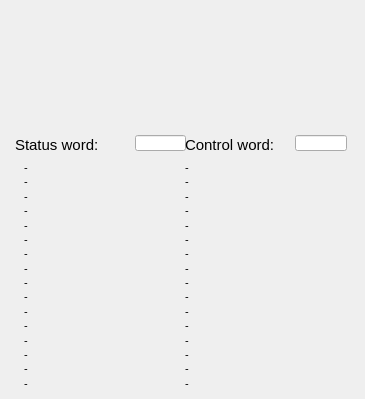
   <widget class="QWidget" name="tab_2">
    <attribute name="title">
     <string>Control/Status</string>
    </attribute>
    <widget class="caLineEdit" name="calineedit_5">
     <property name="geometry">
      <rect>
       <x>135</x>
       <y>135</y>
       <width>51</width>
       <height>16</height>
      </rect>
     </property>
     <property name="font">
      <font>
       <family>Monospace</family>
       <pointsize>10</pointsize>
       <stylestrategy>PreferDefault</stylestrategy>
      </font>
     </property>
     <property name="channel" stdset="0">
      <string notr="true">$(IOC):m$(MasterID)s$(SlaveID)-AI0$(ID)-Stat</string>
     </property>
     <property name="background">
      <color alpha="0">
       <red>160</red>
       <green>160</green>
       <blue>164</blue>
      </color>
     </property>
     <property name="colorMode">
      <enum>caLineEdit::Static</enum>
     </property>
     <property name="precisionMode">
      <enum>caLineEdit::Channel</enum>
     </property>
     <property name="unitsEnabled">
      <bool>true</bool>
     </property>
    </widget>
    <widget class="caByte" name="cabyte_2">
     <property name="geometry">
      <rect>
       <x>305</x>
       <y>160</y>
       <width>20</width>
       <height>230</height>
      </rect>
     </property>
     <property name="font">
      <font>
       <pointsize>9</pointsize>
      </font>
     </property>
     <property name="toolTip">
      <string>&lt;html&gt;&lt;head/&gt;&lt;body&gt;&lt;p&gt;&lt;span style=&quot; font-family:'sans-serif';&quot;&gt;Bit 0: Ready to switch on &lt;/span&gt;&lt;/p&gt;&lt;p&gt;&lt;span style=&quot; font-family:'sans-serif';&quot;&gt;Bit 1: Switched on &lt;/span&gt;&lt;/p&gt;&lt;p&gt;&lt;span style=&quot; font-family:'sans-serif';&quot;&gt;Bit 2: Operation enabled &lt;/span&gt;&lt;/p&gt;&lt;p&gt;&lt;span style=&quot; font-family:'sans-serif';&quot;&gt;Bit 3: Fault &lt;/span&gt;&lt;/p&gt;&lt;p&gt;&lt;span style=&quot; font-family:'sans-serif';&quot;&gt;Bit 4: reserved &lt;/span&gt;&lt;/p&gt;&lt;p&gt;&lt;span style=&quot; font-family:'sans-serif';&quot;&gt;Bit 5: Quick stop (inverse) &lt;/span&gt;&lt;/p&gt;&lt;p&gt;&lt;span style=&quot; font-family:'sans-serif';&quot;&gt;Bit 6: Switch on disabled &lt;/span&gt;&lt;/p&gt;&lt;p&gt;&lt;span style=&quot; font-family:'sans-serif';&quot;&gt;Bit 7: Warning &lt;/span&gt;&lt;/p&gt;&lt;p&gt;&lt;span style=&quot; font-family:'sans-serif';&quot;&gt;Bit 8 + 9: reserved &lt;/span&gt;&lt;/p&gt;&lt;p&gt;&lt;span style=&quot; font-family:'sans-serif';&quot;&gt;Bit 10: TxPDOToggle (selection/deselection via 0x8010:01) &lt;/span&gt;&lt;/p&gt;&lt;p&gt;&lt;span style=&quot; font-family:'sans-serif';&quot;&gt;Bit 11: Internal limit active &lt;/span&gt;&lt;/p&gt;&lt;p&gt;&lt;span style=&quot; font-family:'sans-serif';&quot;&gt;Bit 12: (Target value ignored) &lt;/span&gt;&lt;/p&gt;&lt;p&gt;&lt;span style=&quot; font-family:'sans-serif';&quot;&gt;Bit 13 - 15: reserved&lt;/span&gt;&lt;/p&gt;&lt;/body&gt;&lt;/html&gt;</string>
     </property>
     <property name="channel" stdset="0">
      <string notr="true">$(IOC):m$(MasterID)s$(SlaveID)-AI0$(ID)-Ctrl-RB</string>
     </property>
     <property name="endBit">
      <number>15</number>
     </property>
    </widget>
    <widget class="QSplitter" name="splitter_2">
     <property name="geometry">
      <rect>
       <x>185</x>
       <y>160</y>
       <width>111</width>
       <height>230</height>
      </rect>
     </property>
     <property name="orientation">
      <enum>Qt::Vertical</enum>
     </property>
     <property name="handleWidth">
      <number>0</number>
     </property>
     <widget class="caLabel" name="calabel_36">
      <property name="sizePolicy">
       <sizepolicy hsizetype="Fixed" vsizetype="Fixed">
        <horstretch>0</horstretch>
        <verstretch>0</verstretch>
       </sizepolicy>
      </property>
      <property name="font">
       <font>
        <pointsize>8</pointsize>
       </font>
      </property>
      <property name="text">
       <string>-</string>
      </property>
     </widget>
     <widget class="caLabel" name="calabel_46">
      <property name="font">
       <font>
        <pointsize>8</pointsize>
       </font>
      </property>
      <property name="text">
       <string>-</string>
      </property>
     </widget>
     <widget class="caLabel" name="calabel_44">
      <property name="sizePolicy">
       <sizepolicy hsizetype="Fixed" vsizetype="Fixed">
        <horstretch>0</horstretch>
        <verstretch>0</verstretch>
       </sizepolicy>
      </property>
      <property name="font">
       <font>
        <pointsize>8</pointsize>
       </font>
      </property>
      <property name="text">
       <string>-</string>
      </property>
     </widget>
     <widget class="caLabel" name="calabel_43">
      <property name="sizePolicy">
       <sizepolicy hsizetype="Fixed" vsizetype="Fixed">
        <horstretch>0</horstretch>
        <verstretch>0</verstretch>
       </sizepolicy>
      </property>
      <property name="font">
       <font>
        <pointsize>8</pointsize>
       </font>
      </property>
      <property name="text">
       <string>-</string>
      </property>
     </widget>
     <widget class="caLabel" name="calabel_35">
      <property name="sizePolicy">
       <sizepolicy hsizetype="Fixed" vsizetype="Fixed">
        <horstretch>0</horstretch>
        <verstretch>0</verstretch>
       </sizepolicy>
      </property>
      <property name="font">
       <font>
        <pointsize>8</pointsize>
       </font>
      </property>
      <property name="text">
       <string>-</string>
      </property>
     </widget>
     <widget class="caLabel" name="calabel_48">
      <property name="sizePolicy">
       <sizepolicy hsizetype="Fixed" vsizetype="Fixed">
        <horstretch>0</horstretch>
        <verstretch>0</verstretch>
       </sizepolicy>
      </property>
      <property name="font">
       <font>
        <pointsize>8</pointsize>
       </font>
      </property>
      <property name="text">
       <string>-</string>
      </property>
     </widget>
     <widget class="caLabel" name="calabel_33">
      <property name="sizePolicy">
       <sizepolicy hsizetype="Fixed" vsizetype="Fixed">
        <horstretch>0</horstretch>
        <verstretch>0</verstretch>
       </sizepolicy>
      </property>
      <property name="font">
       <font>
        <pointsize>8</pointsize>
       </font>
      </property>
      <property name="text">
       <string>-</string>
      </property>
     </widget>
     <widget class="caLabel" name="calabel_47">
      <property name="sizePolicy">
       <sizepolicy hsizetype="Fixed" vsizetype="Fixed">
        <horstretch>0</horstretch>
        <verstretch>0</verstretch>
       </sizepolicy>
      </property>
      <property name="font">
       <font>
        <pointsize>8</pointsize>
       </font>
      </property>
      <property name="text">
       <string>-</string>
      </property>
     </widget>
     <widget class="caLabel" name="calabel_42">
      <property name="sizePolicy">
       <sizepolicy hsizetype="Fixed" vsizetype="Fixed">
        <horstretch>0</horstretch>
        <verstretch>0</verstretch>
       </sizepolicy>
      </property>
      <property name="font">
       <font>
        <pointsize>8</pointsize>
       </font>
      </property>
      <property name="text">
       <string>-</string>
      </property>
     </widget>
     <widget class="caLabel" name="calabel_34">
      <property name="sizePolicy">
       <sizepolicy hsizetype="Fixed" vsizetype="Fixed">
        <horstretch>0</horstretch>
        <verstretch>0</verstretch>
       </sizepolicy>
      </property>
      <property name="font">
       <font>
        <pointsize>8</pointsize>
       </font>
      </property>
      <property name="text">
       <string>-</string>
      </property>
     </widget>
     <widget class="caLabel" name="calabel_38">
      <property name="sizePolicy">
       <sizepolicy hsizetype="Fixed" vsizetype="Fixed">
        <horstretch>0</horstretch>
        <verstretch>0</verstretch>
       </sizepolicy>
      </property>
      <property name="font">
       <font>
        <pointsize>8</pointsize>
       </font>
      </property>
      <property name="text">
       <string>-</string>
      </property>
     </widget>
     <widget class="caLabel" name="calabel_37">
      <property name="sizePolicy">
       <sizepolicy hsizetype="Fixed" vsizetype="Fixed">
        <horstretch>0</horstretch>
        <verstretch>0</verstretch>
       </sizepolicy>
      </property>
      <property name="font">
       <font>
        <pointsize>8</pointsize>
       </font>
      </property>
      <property name="text">
       <string>-</string>
      </property>
     </widget>
     <widget class="caLabel" name="calabel_41">
      <property name="sizePolicy">
       <sizepolicy hsizetype="Fixed" vsizetype="Fixed">
        <horstretch>0</horstretch>
        <verstretch>0</verstretch>
       </sizepolicy>
      </property>
      <property name="font">
       <font>
        <pointsize>8</pointsize>
       </font>
      </property>
      <property name="text">
       <string>-</string>
      </property>
     </widget>
     <widget class="caLabel" name="calabel_32">
      <property name="sizePolicy">
       <sizepolicy hsizetype="Fixed" vsizetype="Fixed">
        <horstretch>0</horstretch>
        <verstretch>0</verstretch>
       </sizepolicy>
      </property>
      <property name="font">
       <font>
        <pointsize>8</pointsize>
       </font>
      </property>
      <property name="text">
       <string>-</string>
      </property>
     </widget>
     <widget class="caLabel" name="calabel_39">
      <property name="sizePolicy">
       <sizepolicy hsizetype="Fixed" vsizetype="Fixed">
        <horstretch>0</horstretch>
        <verstretch>0</verstretch>
       </sizepolicy>
      </property>
      <property name="font">
       <font>
        <pointsize>8</pointsize>
       </font>
      </property>
      <property name="text">
       <string>-</string>
      </property>
     </widget>
     <widget class="caLabel" name="calabel_40">
      <property name="sizePolicy">
       <sizepolicy hsizetype="Fixed" vsizetype="Fixed">
        <horstretch>0</horstretch>
        <verstretch>0</verstretch>
       </sizepolicy>
      </property>
      <property name="font">
       <font>
        <pointsize>8</pointsize>
       </font>
      </property>
      <property name="text">
       <string>-</string>
      </property>
     </widget>
    </widget>
    <widget class="caLineEdit" name="calineedit_6">
     <property name="geometry">
      <rect>
       <x>295</x>
       <y>135</y>
       <width>52</width>
       <height>16</height>
      </rect>
     </property>
     <property name="font">
      <font>
       <family>Monospace</family>
       <pointsize>10</pointsize>
       <stylestrategy>PreferDefault</stylestrategy>
      </font>
     </property>
     <property name="channel" stdset="0">
      <string notr="true">$(IOC):m$(MasterID)s$(SlaveID)-AI0$(ID)-Ctrl</string>
     </property>
     <property name="background">
      <color alpha="0">
       <red>160</red>
       <green>160</green>
       <blue>164</blue>
      </color>
     </property>
     <property name="colorMode">
      <enum>caLineEdit::Static</enum>
     </property>
     <property name="precisionMode">
      <enum>caLineEdit::Channel</enum>
     </property>
     <property name="unitsEnabled">
      <bool>true</bool>
     </property>
    </widget>
    <widget class="QSplitter" name="splitter">
     <property name="geometry">
      <rect>
       <x>24</x>
       <y>160</y>
       <width>111</width>
       <height>230</height>
      </rect>
     </property>
     <property name="font">
      <font>
       <pointsize>7</pointsize>
      </font>
     </property>
     <property name="lineWidth">
      <number>0</number>
     </property>
     <property name="orientation">
      <enum>Qt::Vertical</enum>
     </property>
     <property name="handleWidth">
      <number>0</number>
     </property>
     <widget class="caLabel" name="calabel_16">
      <property name="sizePolicy">
       <sizepolicy hsizetype="Fixed" vsizetype="Fixed">
        <horstretch>0</horstretch>
        <verstretch>0</verstretch>
       </sizepolicy>
      </property>
      <property name="font">
       <font>
        <pointsize>8</pointsize>
        <kerning>false</kerning>
       </font>
      </property>
      <property name="text">
       <string>-</string>
      </property>
     </widget>
     <widget class="caLabel" name="calabel_15">
      <property name="sizePolicy">
       <sizepolicy hsizetype="Fixed" vsizetype="Fixed">
        <horstretch>0</horstretch>
        <verstretch>0</verstretch>
       </sizepolicy>
      </property>
      <property name="font">
       <font>
        <pointsize>8</pointsize>
        <kerning>false</kerning>
       </font>
      </property>
      <property name="text">
       <string>-</string>
      </property>
     </widget>
     <widget class="caLabel" name="calabel_17">
      <property name="sizePolicy">
       <sizepolicy hsizetype="Fixed" vsizetype="Fixed">
        <horstretch>0</horstretch>
        <verstretch>0</verstretch>
       </sizepolicy>
      </property>
      <property name="font">
       <font>
        <pointsize>8</pointsize>
        <kerning>false</kerning>
       </font>
      </property>
      <property name="text">
       <string>-</string>
      </property>
     </widget>
     <widget class="caLabel" name="calabel_18">
      <property name="sizePolicy">
       <sizepolicy hsizetype="Fixed" vsizetype="Fixed">
        <horstretch>0</horstretch>
        <verstretch>0</verstretch>
       </sizepolicy>
      </property>
      <property name="font">
       <font>
        <pointsize>8</pointsize>
        <kerning>false</kerning>
       </font>
      </property>
      <property name="text">
       <string>-</string>
      </property>
     </widget>
     <widget class="caLabel" name="calabel_19">
      <property name="sizePolicy">
       <sizepolicy hsizetype="Fixed" vsizetype="Fixed">
        <horstretch>0</horstretch>
        <verstretch>0</verstretch>
       </sizepolicy>
      </property>
      <property name="font">
       <font>
        <pointsize>8</pointsize>
        <kerning>false</kerning>
       </font>
      </property>
      <property name="text">
       <string>-</string>
      </property>
     </widget>
     <widget class="caLabel" name="calabel_20">
      <property name="sizePolicy">
       <sizepolicy hsizetype="Fixed" vsizetype="Fixed">
        <horstretch>0</horstretch>
        <verstretch>0</verstretch>
       </sizepolicy>
      </property>
      <property name="font">
       <font>
        <pointsize>8</pointsize>
        <kerning>false</kerning>
       </font>
      </property>
      <property name="text">
       <string>-</string>
      </property>
     </widget>
     <widget class="caLabel" name="calabel_22">
      <property name="sizePolicy">
       <sizepolicy hsizetype="Fixed" vsizetype="Fixed">
        <horstretch>0</horstretch>
        <verstretch>0</verstretch>
       </sizepolicy>
      </property>
      <property name="font">
       <font>
        <pointsize>8</pointsize>
        <kerning>false</kerning>
       </font>
      </property>
      <property name="text">
       <string>-</string>
      </property>
     </widget>
     <widget class="caLabel" name="calabel_21">
      <property name="sizePolicy">
       <sizepolicy hsizetype="Fixed" vsizetype="Fixed">
        <horstretch>0</horstretch>
        <verstretch>0</verstretch>
       </sizepolicy>
      </property>
      <property name="font">
       <font>
        <pointsize>8</pointsize>
        <kerning>false</kerning>
       </font>
      </property>
      <property name="text">
       <string>-</string>
      </property>
     </widget>
     <widget class="caLabel" name="calabel_23">
      <property name="sizePolicy">
       <sizepolicy hsizetype="Fixed" vsizetype="Fixed">
        <horstretch>0</horstretch>
        <verstretch>0</verstretch>
       </sizepolicy>
      </property>
      <property name="font">
       <font>
        <pointsize>8</pointsize>
        <kerning>false</kerning>
       </font>
      </property>
      <property name="text">
       <string>-</string>
      </property>
     </widget>
     <widget class="caLabel" name="calabel_27">
      <property name="sizePolicy">
       <sizepolicy hsizetype="Fixed" vsizetype="Fixed">
        <horstretch>0</horstretch>
        <verstretch>0</verstretch>
       </sizepolicy>
      </property>
      <property name="font">
       <font>
        <pointsize>8</pointsize>
        <kerning>false</kerning>
       </font>
      </property>
      <property name="text">
       <string>-</string>
      </property>
     </widget>
     <widget class="caLabel" name="calabel_25">
      <property name="sizePolicy">
       <sizepolicy hsizetype="Fixed" vsizetype="Fixed">
        <horstretch>0</horstretch>
        <verstretch>0</verstretch>
       </sizepolicy>
      </property>
      <property name="font">
       <font>
        <pointsize>8</pointsize>
        <kerning>false</kerning>
       </font>
      </property>
      <property name="text">
       <string>-</string>
      </property>
     </widget>
     <widget class="caLabel" name="calabel_29">
      <property name="sizePolicy">
       <sizepolicy hsizetype="Fixed" vsizetype="Fixed">
        <horstretch>0</horstretch>
        <verstretch>0</verstretch>
       </sizepolicy>
      </property>
      <property name="font">
       <font>
        <pointsize>8</pointsize>
        <kerning>false</kerning>
       </font>
      </property>
      <property name="text">
       <string>-</string>
      </property>
     </widget>
     <widget class="caLabel" name="calabel_24">
      <property name="sizePolicy">
       <sizepolicy hsizetype="Fixed" vsizetype="Fixed">
        <horstretch>0</horstretch>
        <verstretch>0</verstretch>
       </sizepolicy>
      </property>
      <property name="font">
       <font>
        <pointsize>8</pointsize>
        <kerning>false</kerning>
       </font>
      </property>
      <property name="text">
       <string>-</string>
      </property>
     </widget>
     <widget class="caLabel" name="calabel_28">
      <property name="sizePolicy">
       <sizepolicy hsizetype="Fixed" vsizetype="Fixed">
        <horstretch>0</horstretch>
        <verstretch>0</verstretch>
       </sizepolicy>
      </property>
      <property name="font">
       <font>
        <pointsize>8</pointsize>
        <kerning>false</kerning>
       </font>
      </property>
      <property name="text">
       <string>-</string>
      </property>
     </widget>
     <widget class="caLabel" name="calabel_30">
      <property name="sizePolicy">
       <sizepolicy hsizetype="Fixed" vsizetype="Fixed">
        <horstretch>0</horstretch>
        <verstretch>0</verstretch>
       </sizepolicy>
      </property>
      <property name="font">
       <font>
        <pointsize>8</pointsize>
        <kerning>false</kerning>
       </font>
      </property>
      <property name="text">
       <string>-</string>
      </property>
     </widget>
     <widget class="caLabel" name="calabel_26">
      <property name="sizePolicy">
       <sizepolicy hsizetype="Fixed" vsizetype="Fixed">
        <horstretch>0</horstretch>
        <verstretch>0</verstretch>
       </sizepolicy>
      </property>
      <property name="font">
       <font>
        <pointsize>8</pointsize>
        <kerning>false</kerning>
       </font>
      </property>
      <property name="text">
       <string>-</string>
      </property>
      <property name="textFormat">
       <enum>Qt::AutoText</enum>
      </property>
     </widget>
    </widget>
    <widget class="caLabel" name="calabel_50">
     <property name="geometry">
      <rect>
       <x>185</x>
       <y>135</y>
       <width>101</width>
       <height>20</height>
      </rect>
     </property>
     <property name="sizePolicy">
      <sizepolicy hsizetype="Fixed" vsizetype="Fixed">
       <horstretch>0</horstretch>
       <verstretch>0</verstretch>
      </sizepolicy>
     </property>
     <property name="font">
      <font>
       <pointsize>11</pointsize>
      </font>
     </property>
     <property name="text">
      <string>Control word:</string>
     </property>
    </widget>
    <widget class="caLabel" name="calabel_49">
     <property name="geometry">
      <rect>
       <x>15</x>
       <y>135</y>
       <width>120</width>
       <height>20</height>
      </rect>
     </property>
     <property name="sizePolicy">
      <sizepolicy hsizetype="Fixed" vsizetype="Fixed">
       <horstretch>0</horstretch>
       <verstretch>0</verstretch>
      </sizepolicy>
     </property>
     <property name="font">
      <font>
       <pointsize>11</pointsize>
       <kerning>false</kerning>
      </font>
     </property>
     <property name="text">
      <string>Status word:</string>
     </property>
    </widget>
    <widget class="caByte" name="cabyte">
     <property name="geometry">
      <rect>
       <x>145</x>
       <y>160</y>
       <width>20</width>
       <height>230</height>
      </rect>
     </property>
     <property name="font">
      <font>
       <pointsize>9</pointsize>
      </font>
     </property>
     <property name="toolTip">
      <string>&lt;html&gt;&lt;head/&gt;&lt;body&gt;&lt;p&gt;&lt;span style=&quot; font-family:'sans-serif';&quot;&gt;Bit 0: Ready to switch on &lt;/span&gt;&lt;/p&gt;&lt;p&gt;&lt;span style=&quot; font-family:'sans-serif';&quot;&gt;Bit 1: Switched on &lt;/span&gt;&lt;/p&gt;&lt;p&gt;&lt;span style=&quot; font-family:'sans-serif';&quot;&gt;Bit 2: Operation enabled &lt;/span&gt;&lt;/p&gt;&lt;p&gt;&lt;span style=&quot; font-family:'sans-serif';&quot;&gt;Bit 3: Fault &lt;/span&gt;&lt;/p&gt;&lt;p&gt;&lt;span style=&quot; font-family:'sans-serif';&quot;&gt;Bit 4: reserved &lt;/span&gt;&lt;/p&gt;&lt;p&gt;&lt;span style=&quot; font-family:'sans-serif';&quot;&gt;Bit 5: Quick stop (inverse) &lt;/span&gt;&lt;/p&gt;&lt;p&gt;&lt;span style=&quot; font-family:'sans-serif';&quot;&gt;Bit 6: Switch on disabled &lt;/span&gt;&lt;/p&gt;&lt;p&gt;&lt;span style=&quot; font-family:'sans-serif';&quot;&gt;Bit 7: Warning &lt;/span&gt;&lt;/p&gt;&lt;p&gt;&lt;span style=&quot; font-family:'sans-serif';&quot;&gt;Bit 8 + 9: reserved &lt;/span&gt;&lt;/p&gt;&lt;p&gt;&lt;span style=&quot; font-family:'sans-serif';&quot;&gt;Bit 10: TxPDOToggle (selection/deselection via 0x8010:01) &lt;/span&gt;&lt;/p&gt;&lt;p&gt;&lt;span style=&quot; font-family:'sans-serif';&quot;&gt;Bit 11: Internal limit active &lt;/span&gt;&lt;/p&gt;&lt;p&gt;&lt;span style=&quot; font-family:'sans-serif';&quot;&gt;Bit 12: (Target value ignored) &lt;/span&gt;&lt;/p&gt;&lt;p&gt;&lt;span style=&quot; font-family:'sans-serif';&quot;&gt;Bit 13 - 15: reserved&lt;/span&gt;&lt;/p&gt;&lt;/body&gt;&lt;/html&gt;</string>
     </property>
     <property name="channel" stdset="0">
      <string notr="true">$(IOC):m$(MasterID)s$(SlaveID)-AI0$(ID)-Stat</string>
     </property>
     <property name="endBit">
      <number>15</number>
     </property>
    </widget>
    <widget class="caByteController" name="cabytecontroller">
     <property name="geometry">
      <rect>
       <x>335</x>
       <y>160</y>
       <width>21</width>
       <height>230</height>
      </rect>
     </property>
     <property name="channel" stdset="0">
      <string notr="true">$(IOC):m$(MasterID)s$(SlaveID)-AI0$(ID)-Ctrl</string>
     </property>
     <property name="endBit">
      <number>15</number>
     </property>
    </widget>
   </widget>
